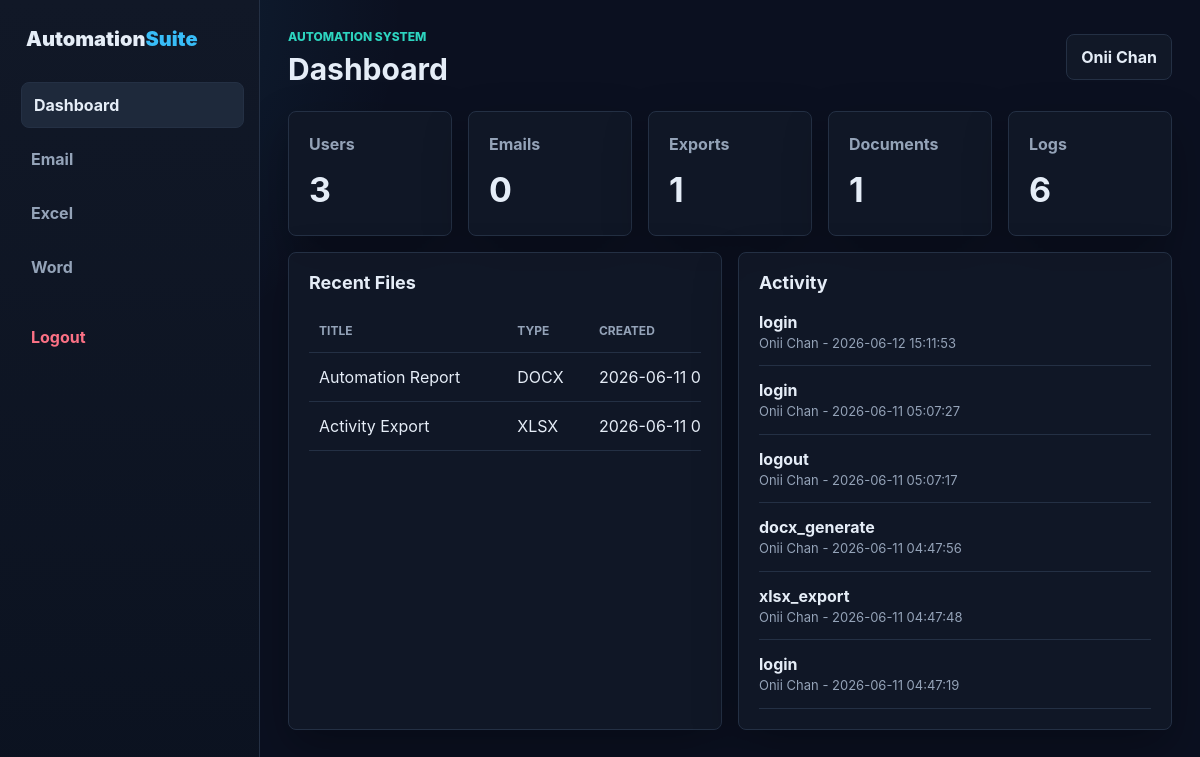
Page /public/dashboard (signed in) on the committed database.
### tables this page shows
CREATE TABLE `generated_files` (
  `id` int(11) NOT NULL,
  `user_id` int(11) NOT NULL,
  `type` enum('xlsx','docx') NOT NULL,
  `title` varchar(180) NOT NULL,
  `file_path` varchar(255) NOT NULL,
  `created_at` timestamp NOT NULL DEFAULT current_timestamp()
);

CREATE TABLE `activity_logs` (
  `id` int(11) NOT NULL,
  `user_id` int(11) DEFAULT NULL,
  `action` varchar(120) NOT NULL,
  `details` text DEFAULT NULL,
  `ip_address` varchar(64) DEFAULT NULL,
  `user_agent` varchar(255) DEFAULT NULL,
  `created_at` timestamp NOT NULL DEFAULT current_timestamp()
);

CREATE TABLE `users` (
  `id` int(11) NOT NULL,
  `name` varchar(120) NOT NULL,
  `email` varchar(160) NOT NULL,
  `fullname` varchar(100) NOT NULL,
  `username` varchar(50) NOT NULL,
  `password` varchar(255) NOT NULL,
  `role` enum('admin','employee') DEFAULT 'employee',
  `is_active` tinyint(1) NOT NULL DEFAULT 1,
  `created_at` timestamp NOT NULL DEFAULT current_timestamp()
);

### app/Controllers/Controller.php (called while the page is built, shortened)
<?php
abstract class Controller
{
    protected function view(string $view, array $data = []): void
    {
        require BASE_PATH . '/app/Views/layouts/app.php';
    }
}

### app/Controllers/DashboardController.php (called while the page is built, shortened)
<?php
class DashboardController extends Controller
{
    public function index(): void
    {
        $files = new GeneratedFile();
        $this->view('dashboard/index', [
            'title' => 'Dashboard',
            'user' => $this->currentUser(),
            'stats' => [
                'users' => (new User())->count(),
                'emails' => (new EmailMessage())->count(),
                'exports' => $files->count('xlsx'),
                'documents' => $files->count('docx'),
                'logs' => (new ActivityLog())->count(),
            ],
            'logs' => (new ActivityLog())->latest(8),
            'files' => $files->latest(null, 8),
            'csrf' => $this->csrf(),
        ]);
    }
}

### public/index.php (called while the page is built, shortened)
<?php
require dirname(__DIR__) . '/app/bootstrap.php';
$path = trim(parse_url($_SERVER['REQUEST_URI'], PHP_URL_PATH), '/');
$base = trim(parse_url(config('app.url'), PHP_URL_PATH), '/');
if ($base !== '' && str_starts_with($path, $base)) {
    $path = trim(substr($path, strlen($base)), '/');
}
$path = $path === '' ? 'login' : $path;
$method = $_SERVER['REQUEST_METHOD'];
$routes = [
    'GET login' => [AuthController::class, 'login'],
    'POST login' => [AuthController::class, 'authenticate'],
    'GET register' => [AuthController::class, 'register'],
    'POST register' => [AuthController::class, 'store'],
    'POST logout' => [AuthController::class, 'logout'],
    'GET dashboard' => [DashboardController::class, 'index'],
    'GET email' => [EmailController::class, 'index'],
    'POST email/sync' => [EmailController::class, 'sync'],
    'GET excel' => [ExcelController::class, 'index'],
    'POST excel/export' => [ExcelController::class, 'export'],
    'GET word' => [WordController::class, 'index'],
    'POST word/generate' => [WordController::class, 'generate'],
    'GET logs' => [LogController::class, 'index'],
    'GET users' => [UserController::class, 'index'],
    'POST users/create' => [UserController::class, 'create'],
    'POST users/toggle' => [UserController::class, 'toggle'],
];
$key = $method . ' ' . $path;
[$class, $action] = $routes[$key];
(new $class())->$action();

### app/bootstrap.php (called while the page is built, shortened)
<?php
spl_autoload_register(function (string $class): void {
    $prefix = 'App\\';
    $path = BASE_PATH . '/app/' . str_replace('\\', '/', substr($class, strlen($prefix))) . '.php';
});
function env(string $key, ?string $default = null): ?string
{
    $value = getenv($key);
    return $value === false ? $default : $value;
}
function config(string $key, mixed $default = null): mixed
{
    static $loaded = [];
    [$file, $item] = array_pad(explode('.', $key, 2), 2, null);
    if (!isset($loaded[$file])) {
        $path = BASE_PATH . '/config/' . $file . '.php';
        $loaded[$file] = is_file($path) ? require $path : [];
    }
    return $item === null ? $loaded[$file] : ($loaded[$file][$item] ?? $default);
}
function e(mixed $value): string
{
    return htmlspecialchars((string) $value, ENT_QUOTES, 'UTF-8');
}

### config/database.php (called while the page is built)
<?php
return [
    'host' => env('DB_HOST', '127.0.0.1'),
    'port' => env('DB_PORT', '3306'),
    'name' => env('DB_NAME', 'dtr_automation'),
    'user' => env('DB_USER', ''),
    'pass' => env('DB_PASS', ''),
    'charset' => 'utf8mb4',
];

### config/app.php (called while the page is built)
<?php
return [
    'name' => env('APP_NAME', 'Automation System'),
    'url' => rtrim(env('APP_URL', '/DTR/public'), '/'),
    'env' => env('APP_ENV', 'production'),
];

### app/Models/Database.php (called while the page is built, shortened)
<?php
class Database
{
    private static ?PDO $pdo = null;
    public static function connection(): PDO
    {
        if (self::$pdo instanceof PDO) {
            return self::$pdo;
        }
        $db = config('database');
        $dsn = sprintf(
            'mysql:host=%s;port=%s;dbname=%s;charset=%s',
            $db['host'],
            $db['port'],
            $db['name'],
            $db['charset']
        );
        try {
            self::$pdo = new PDO($dsn, $db['user'], $db['pass'], [
                PDO::ATTR_ERRMODE => PDO::ERRMODE_EXCEPTION,
                PDO::ATTR_DEFAULT_FETCH_MODE => PDO::FETCH_ASSOC,
                PDO::ATTR_EMULATE_PREPARES => false,
            ]);
            return self::$pdo;
        } catch (PDOException $e) {
            http_response_code(500);
            exit('Database connection failed. Check your .env database settings.');
        }
    }
}

### app/Models/Model.php (called while the page is built, shortened)
<?php
abstract class Model
{
    public function __construct()
    {
        $this->db = Database::connection();
    }
}

### app/Models/GeneratedFile.php (called while the page is built, shortened)
<?php
class GeneratedFile extends Model
{
    public function latest(?string $type = null, int $limit = 10): array
    {
        $stmt = $this->db->prepare('SELECT * FROM generated_files ORDER BY created_at DESC LIMIT ?');
        $stmt->bindValue(1, $limit, \PDO::PARAM_INT);
        $stmt->execute();
        return $stmt->fetchAll();
    }
}

### app/Models/ActivityLog.php (called while the page is built, shortened)
<?php
class ActivityLog extends Model
{
    public function latest(int $limit = 15): array
    {
        $stmt = $this->db->prepare(
            'SELECT l.*, u.name FROM activity_logs l LEFT JOIN users u ON u.id = l.user_id ORDER BY l.created_at DESC LIMIT ?'
        );
        $stmt->bindValue(1, $limit, \PDO::PARAM_INT);
        $stmt->execute();
        return $stmt->fetchAll();
    }
}

### app/Views/dashboard/index.php (the view, shortened to what this page needs)
<section class="stats">
  <?php foreach ($stats as $label => $value): ?>
    <article class="card metric">
      <span><?= e(ucfirst($label)) ?></span>
      <strong><?= e($value) ?></strong>
    </article>
  <?php endforeach; ?>
</section>
<section class="grid two">
  <article class="card">
    <div class="card-head"><h2>Recent Files</h2></div>
    <div class="table-wrap">
      <table>
        <thead><tr><th>Title</th><th>Type</th><th>Created</th><th>File</th></tr></thead>
        <tbody>
        <?php foreach ($files as $file): ?>
          <tr>
            <td><?= e($file['title']) ?></td>
            <td><?= e(strtoupper($file['type'])) ?></td>
            <td><?= e($file['created_at']) ?></td>
          </tr>
        <?php endforeach; ?>
        </tbody>
      </table>
    </div>
  </article>
  <article class="card">
    <div class="card-head"><h2>Activity</h2></div>
    <div class="timeline">
      <?php foreach ($logs as $log): ?>
        <div><strong><?= e($log['action']) ?></strong><span><?= e(($log['name'] ?? 'System') . ' - ' . $log['created_at']) ?></span></div>
      <?php endforeach; ?>
    </div>
  </article>
</section>

### public/assets/css/app.css (style rules this page uses)
:root { color-scheme: dark; --bg: #0b1020; --panel: #111827; --panel-2: #0f172a; --line: #243044; --text: #e5edf7; --muted: #94a3b8; --brand: #38bdf8; --brand-2: #2dd4bf; --danger: #fb7185; --success: #34d399; --shadow: 0 18px 45px rgba(0, 0, 0, .28); }
* { box-sizing: border-box; }
body { margin: 0; min-height: 100vh; background: radial-gradient(circle at top left, rgba(56, 189, 248, .14), transparent 28%), var(--bg); color: var(--text); font-family: Inter, Segoe UI, Arial, sans-serif; line-height: 1.5; overflow-x: hidden; }
h1, h2 { margin: 0; line-height: 1.15; }
h2 { font-size: 18px; }
.stats { display: grid; grid-template-columns: repeat(5, minmax(0, 1fr)); gap: 16px; margin-bottom: 16px; }
.grid { display: grid; gap: 16px; }
.grid.two { grid-template-columns: minmax(0, 1fr) minmax(0, 1fr); }
.card { min-width: 0; padding: 20px; border: 1px solid var(--line); border-radius: 8px; background: rgba(17, 24, 39, .94); box-shadow: var(--shadow); animation: cardIn .42s ease both; transition: transform .18s ease, border-color .18s ease, box-shadow .18s ease; }
.metric span { display: block; color: var(--muted); font-weight: 700; }
.metric strong { display: block; margin-top: 8px; font-size: 34px; }
.card-head { display: flex; align-items: center; justify-content: space-between; gap: 16px; margin-bottom: 16px; }
.table-wrap { overflow-x: auto; }
table { width: 100%; min-width: 620px; border-collapse: collapse; }
th, td { padding: 12px 10px; border-bottom: 1px solid var(--line); text-align: left; }
th { color: var(--muted); font-size: 12px; text-transform: uppercase; }
.timeline { display: grid; gap: 12px; }
.timeline div { padding-bottom: 12px; border-bottom: 1px solid var(--line); }
.timeline span { display: block; color: var(--muted); font-size: 13px; }

### rows in the picture
generated_files: title "Automation Report", type "DOCX", created_at "2026-06-11…"
generated_files: title "Activity Export", type "XLSX", created_at "2026-06-11…"
activity_logs: action "login", user+created_at "Onii Chan - 2026-06-12 15:11:53"
activity_logs: action "login", user+created_at "Onii Chan - 2026-06-11 05:07:27"
activity_logs: action "logout", user+created_at "Onii Chan - 2026-06-11 05:07:17"
activity_logs: action "docx_generate", user+created_at "Onii Chan - 2026-06-11 04:47:56"
activity_logs: action "xlsx_export", user+created_at "Onii Chan - 2026-06-11 04:47:48"
activity_logs: action "login", user+created_at "Onii Chan - 2026-06-11 04:47:19"

### other values in the picture
$label "Dashboard"
$label "Email"
$label "Excel"
$label "Word"
config('app.name') "AUTOMATION SYSTEM"
$title "Dashboard"
$authUser['name'] "Onii Chan"
$label "Users"
$value "3"
$label "Emails"
$value "0"
$label "Exports"
$value "1"
$label "Documents"
$label "Logs"
